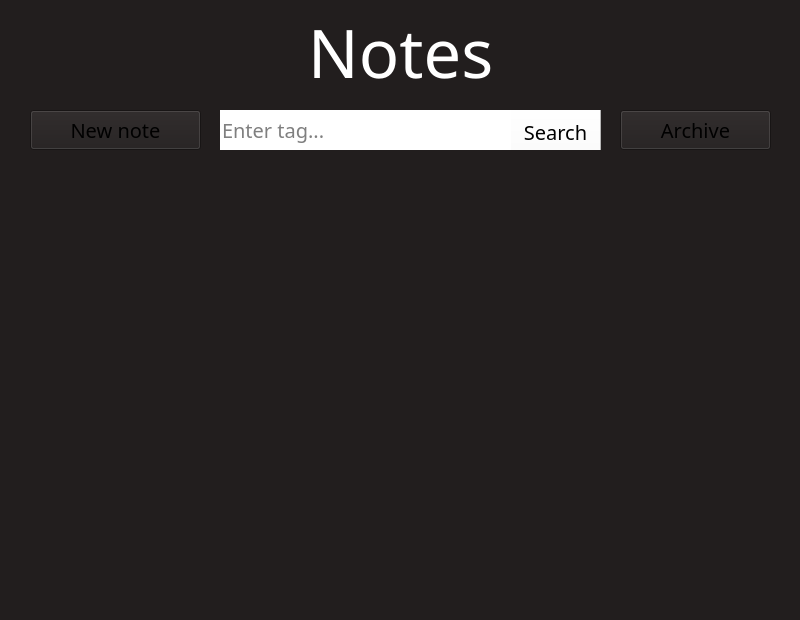
<?xml version="1.0" encoding="UTF-8"?>
<ui version="4.0">
 <class>MenuWindow</class>
 <widget class="QMainWindow" name="MenuWindow">
  <property name="geometry">
   <rect>
    <x>0</x>
    <y>0</y>
    <width>800</width>
    <height>620</height>
   </rect>
  </property>
  <property name="minimumSize">
   <size>
    <width>800</width>
    <height>620</height>
   </size>
  </property>
  <property name="maximumSize">
   <size>
    <width>800</width>
    <height>620</height>
   </size>
  </property>
  <property name="font">
   <font>
    <pointsize>8</pointsize>
   </font>
  </property>
  <property name="windowTitle">
   <string>Notes</string>
  </property>
  <property name="styleSheet">
   <string notr="true">background-color: rgba(34, 30, 30, 1);
	

</string>
  </property>
  <widget class="QWidget" name="centralwidget">
   <property name="styleSheet">
    <string notr="true">
QScrollBar:vertical {
	border: none;
    background: rgb(45, 45, 68);
    width: 14px;
    margin: 15px 0 15px 0;
	border-radius: 0px;
 }

/*  HANDLE BAR VERTICAL */
QScrollBar::handle:vertical {	
	background-color: rgb(80, 80, 122);
	min-height: 30px;
	border-radius: 7px;
}
QScrollBar::handle:vertical:hover{	
	background-color: rgba(79, 115, 207, 1);
}
QScrollBar::handle:vertical:pressed {	
	background-color:rgba(79, 115, 207, 0.7);
}

/* BTN TOP - SCROLLBAR */
QScrollBar::sub-line:vertical {
	border: none;
	background-color: rgb(59, 59, 90);
	height: 15px;
	border-top-left-radius: 7px;
	border-top-right-radius: 7px;
	subcontrol-position: top;
	subcontrol-origin: margin;
}
QScrollBar::sub-line:vertical:hover {	
	background-color: rgba(79, 115, 207, 1);
}
QScrollBar::sub-line:vertical:pressed {	
	background-color: rgba(79, 115, 207, 0.7);
}

/* BTN BOTTOM - SCROLLBAR */
QScrollBar::add-line:vertical {
	border: none;
	background-color: rgb(59, 59, 90);
	height: 15px;
	border-bottom-left-radius: 7px;
	border-bottom-right-radius: 7px;
	subcontrol-position: bottom;
	subcontrol-origin: margin;
}
QScrollBar::add-line:vertical:hover {	
	background-color: rgba(79, 115, 207, 1);
}
QScrollBar::add-line:vertical:pressed {	
	background-color: rgba(79, 115, 207, 0.7);
}

/* RESET ARROW */
QScrollBar::up-arrow:vertical, QScrollBar::down-arrow:vertical {
	background: none;
}
QScrollBar::add-page:vertical, QScrollBar::sub-page:vertical {
	background: none;
}


QScrollBar:horizontal {
	border: none;
    background: rgb(45, 45, 68);
    height: 14px;
    margin: 0 15px 0 15px;
	border-radius: 0px;
 }

/*  HANDLE BAR VERTICAL */
QScrollBar::handle:horizontal {	
	background-color: rgb(80, 80, 122);
	min-width: 30px;
	border-radius: 7px;
}
QScrollBar::handle:horizontal:hover{	
	background-color: rgba(79, 115, 207, 1);
}
QScrollBar::handle:horizontal:pressed {	
	background-color:rgba(79, 115, 207, 0.7);
}

/* BTN TOP - SCROLLBAR */
QScrollBar::sub-line:horizontal {
	border: none;
	background-color: rgb(59, 59, 90);
	width: 15px;
	border-top-left-radius: 7px;
	border-bottom-left-radius: 7px;
	subcontrol-position: left;
	subcontrol-origin: margin;
}
QScrollBar::sub-line:horizontal:hover {	
	background-color: rgba(79, 115, 207, 1);
}
QScrollBar::sub-line:horizontal:pressed {	
	background-color: rgba(79, 115, 207, 0.7);
}

/* BTN BOTTOM - SCROLLBAR */
QScrollBar::add-line:horizontal {
	border: none;
	background-color: rgb(59, 59, 90);
	width: 15px;
	border-top-right-radius: 7px;
	border-bottom-right-radius: 7px;
	subcontrol-position: right;
	subcontrol-origin: margin;
}
QScrollBar::add-line:horizontal:hover {	
	background-color: rgba(79, 115, 207, 1);
}
QScrollBar::add-line:horizontal:pressed {	
	background-color: rgba(79, 115, 207, 0.7);
}

/* RESET ARROW */
QScrollBar::left-arrow:horizontal, QScrollBar::right-arrow:horizontal {
	background: none;
}
QScrollBar::add-page:horizontal, QScrollBar::sub-page:horizontal {
	background: none;
}</string>
   </property>
   <widget class="QPushButton" name="pushButton">
    <property name="geometry">
     <rect>
      <x>30</x>
      <y>110</y>
      <width>171</width>
      <height>40</height>
     </rect>
    </property>
    <property name="palette">
     <palette>
      <active>
       <colorrole role="WindowText">
        <brush brushstyle="SolidPattern">
         <color alpha="255">
          <red>255</red>
          <green>255</green>
          <blue>255</blue>
         </color>
        </brush>
       </colorrole>
       <colorrole role="Button">
        <brush brushstyle="SolidPattern">
         <color alpha="255">
          <red>79</red>
          <green>115</green>
          <blue>207</blue>
         </color>
        </brush>
       </colorrole>
       <colorrole role="Text">
        <brush brushstyle="SolidPattern">
         <color alpha="255">
          <red>255</red>
          <green>255</green>
          <blue>255</blue>
         </color>
        </brush>
       </colorrole>
       <colorrole role="ButtonText">
        <brush brushstyle="SolidPattern">
         <color alpha="255">
          <red>255</red>
          <green>255</green>
          <blue>255</blue>
         </color>
        </brush>
       </colorrole>
       <colorrole role="Base">
        <brush brushstyle="SolidPattern">
         <color alpha="255">
          <red>79</red>
          <green>115</green>
          <blue>207</blue>
         </color>
        </brush>
       </colorrole>
       <colorrole role="Window">
        <brush brushstyle="SolidPattern">
         <color alpha="255">
          <red>79</red>
          <green>115</green>
          <blue>207</blue>
         </color>
        </brush>
       </colorrole>
       <colorrole role="PlaceholderText">
        <brush brushstyle="NoBrush">
         <color alpha="128">
          <red>255</red>
          <green>255</green>
          <blue>255</blue>
         </color>
        </brush>
       </colorrole>
      </active>
      <inactive>
       <colorrole role="WindowText">
        <brush brushstyle="SolidPattern">
         <color alpha="255">
          <red>0</red>
          <green>0</green>
          <blue>0</blue>
         </color>
        </brush>
       </colorrole>
       <colorrole role="Button">
        <brush brushstyle="SolidPattern">
         <color alpha="255">
          <red>34</red>
          <green>30</green>
          <blue>30</blue>
         </color>
        </brush>
       </colorrole>
       <colorrole role="Text">
        <brush brushstyle="SolidPattern">
         <color alpha="255">
          <red>0</red>
          <green>0</green>
          <blue>0</blue>
         </color>
        </brush>
       </colorrole>
       <colorrole role="ButtonText">
        <brush brushstyle="SolidPattern">
         <color alpha="255">
          <red>0</red>
          <green>0</green>
          <blue>0</blue>
         </color>
        </brush>
       </colorrole>
       <colorrole role="Base">
        <brush brushstyle="SolidPattern">
         <color alpha="255">
          <red>34</red>
          <green>30</green>
          <blue>30</blue>
         </color>
        </brush>
       </colorrole>
       <colorrole role="Window">
        <brush brushstyle="SolidPattern">
         <color alpha="255">
          <red>34</red>
          <green>30</green>
          <blue>30</blue>
         </color>
        </brush>
       </colorrole>
       <colorrole role="PlaceholderText">
        <brush brushstyle="NoBrush">
         <color alpha="128">
          <red>0</red>
          <green>0</green>
          <blue>0</blue>
         </color>
        </brush>
       </colorrole>
      </inactive>
      <disabled>
       <colorrole role="WindowText">
        <brush brushstyle="SolidPattern">
         <color alpha="255">
          <red>120</red>
          <green>120</green>
          <blue>120</blue>
         </color>
        </brush>
       </colorrole>
       <colorrole role="Button">
        <brush brushstyle="SolidPattern">
         <color alpha="255">
          <red>34</red>
          <green>30</green>
          <blue>30</blue>
         </color>
        </brush>
       </colorrole>
       <colorrole role="Text">
        <brush brushstyle="SolidPattern">
         <color alpha="255">
          <red>120</red>
          <green>120</green>
          <blue>120</blue>
         </color>
        </brush>
       </colorrole>
       <colorrole role="ButtonText">
        <brush brushstyle="SolidPattern">
         <color alpha="255">
          <red>120</red>
          <green>120</green>
          <blue>120</blue>
         </color>
        </brush>
       </colorrole>
       <colorrole role="Base">
        <brush brushstyle="SolidPattern">
         <color alpha="255">
          <red>34</red>
          <green>30</green>
          <blue>30</blue>
         </color>
        </brush>
       </colorrole>
       <colorrole role="Window">
        <brush brushstyle="SolidPattern">
         <color alpha="255">
          <red>34</red>
          <green>30</green>
          <blue>30</blue>
         </color>
        </brush>
       </colorrole>
       <colorrole role="PlaceholderText">
        <brush brushstyle="NoBrush">
         <color alpha="128">
          <red>0</red>
          <green>0</green>
          <blue>0</blue>
         </color>
        </brush>
       </colorrole>
      </disabled>
     </palette>
    </property>
    <property name="font">
     <font>
      <family>Proxima Nova</family>
      <pointsize>15</pointsize>
      <weight>50</weight>
      <bold>false</bold>
      <underline>false</underline>
      <strikeout>false</strikeout>
     </font>
    </property>
    <property name="layoutDirection">
     <enum>Qt::LeftToRight</enum>
    </property>
    <property name="styleSheet">
     <string notr="true">:active{
background-color: rgba(79, 115, 207, 1);
color: rgba(255, 255, 255, 1);
border: none;
 }
:hover{
background-color: rgba(79, 115, 180, 1);
color: rgba(255, 255, 255, 1);
border: none;
 }
:pressed{
background-color: rgba(79, 115, 207, 0.7);
color: rgba(255, 255, 255, 1);
border: none;
 }</string>
    </property>
    <property name="text">
     <string>New note</string>
    </property>
   </widget>
   <widget class="QPushButton" name="archiveButton">
    <property name="geometry">
     <rect>
      <x>620</x>
      <y>110</y>
      <width>151</width>
      <height>40</height>
     </rect>
    </property>
    <property name="font">
     <font>
      <family>Proxima Nova</family>
      <pointsize>15</pointsize>
     </font>
    </property>
    <property name="styleSheet">
     <string notr="true">:active{
background-color: rgba(79, 115, 207, 1);
color: rgba(255, 255, 255, 1);
border: none;
 }
:hover{
background-color: rgba(79, 115, 180, 1);
color: rgba(255, 255, 255, 1);
border: none;
 }
:pressed{
background-color: rgba(79, 115, 207, 0.7);
color: rgba(255, 255, 255, 1);
border: none;
 }</string>
    </property>
    <property name="text">
     <string>Archive</string>
    </property>
   </widget>
   <widget class="QFrame" name="frame">
    <property name="geometry">
     <rect>
      <x>220</x>
      <y>110</y>
      <width>381</width>
      <height>40</height>
     </rect>
    </property>
    <property name="styleSheet">
     <string notr="true">background-color:white;
</string>
    </property>
    <property name="frameShape">
     <enum>QFrame::StyledPanel</enum>
    </property>
    <property name="frameShadow">
     <enum>QFrame::Raised</enum>
    </property>
    <widget class="QPushButton" name="pushButton_3">
     <property name="geometry">
      <rect>
       <x>290</x>
       <y>-9</y>
       <width>91</width>
       <height>61</height>
      </rect>
     </property>
     <property name="sizePolicy">
      <sizepolicy hsizetype="Minimum" vsizetype="Fixed">
       <horstretch>0</horstretch>
       <verstretch>0</verstretch>
      </sizepolicy>
     </property>
     <property name="font">
      <font>
       <family>Proxima Nova</family>
       <pointsize>15</pointsize>
      </font>
     </property>
     <property name="styleSheet">
      <string notr="true">:active{
border: none;
background-color: rgba(79, 115, 207, 1);
color: rgba(255, 255, 255, 1);
 }
:hover{
background-color: rgba(79, 115, 180, 1);
color: rgba(255, 255, 255, 1);
border: none;
 }
:pressed{
background-color: rgba(79, 115, 207, 0.7);
color: rgba(255, 255, 255, 1);
border: none;
 }</string>
     </property>
     <property name="text">
      <string>Search</string>
     </property>
    </widget>
    <widget class="QLineEdit" name="taginputfield">
     <property name="geometry">
      <rect>
       <x>0</x>
       <y>0</y>
       <width>291</width>
       <height>40</height>
      </rect>
     </property>
     <property name="font">
      <font>
       <family>Proxima Nova</family>
       <pointsize>15</pointsize>
      </font>
     </property>
     <property name="styleSheet">
      <string notr="true">height:50px;
border:0px;
background-color:white</string>
     </property>
     <property name="placeholderText">
      <string>Enter tag...</string>
     </property>
    </widget>
   </widget>
   <widget class="QWidget" name="horizontalLayoutWidget">
    <property name="geometry">
     <rect>
      <x>0</x>
      <y>0</y>
      <width>801</width>
      <height>104</height>
     </rect>
    </property>
    <layout class="QHBoxLayout" name="horizontalLayout">
     <item>
      <widget class="QLabel" name="label">
       <property name="font">
        <font>
         <family>Proxima Nova Lt</family>
         <pointsize>50</pointsize>
        </font>
       </property>
       <property name="styleSheet">
        <string notr="true">color:rgba(255, 255, 255, 1);</string>
       </property>
       <property name="text">
        <string>Notes</string>
       </property>
       <property name="alignment">
        <set>Qt::AlignCenter</set>
       </property>
      </widget>
     </item>
    </layout>
   </widget>
   <widget class="QScrollArea" name="scrollArea">
    <property name="geometry">
     <rect>
      <x>20</x>
      <y>160</y>
      <width>761</width>
      <height>81</height>
     </rect>
    </property>
    <property name="styleSheet">
     <string notr="true">border:none;</string>
    </property>
    <property name="verticalScrollBarPolicy">
     <enum>Qt::ScrollBarAlwaysOff</enum>
    </property>
    <property name="horizontalScrollBarPolicy">
     <enum>Qt::ScrollBarAsNeeded</enum>
    </property>
    <property name="widgetResizable">
     <bool>true</bool>
    </property>
    <widget class="QWidget" name="scrollAreaWidgetContents">
     <property name="geometry">
      <rect>
       <x>0</x>
       <y>0</y>
       <width>761</width>
       <height>81</height>
      </rect>
     </property>
     <layout class="QHBoxLayout" name="horizontalLayout_2">
      <item>
       <layout class="QHBoxLayout" name="currentTagsLayout">
        <property name="sizeConstraint">
         <enum>QLayout::SetFixedSize</enum>
        </property>
        <item>
         <spacer name="horizontalSpacer">
          <property name="orientation">
           <enum>Qt::Horizontal</enum>
          </property>
          <property name="sizeHint" stdset="0">
           <size>
            <width>40</width>
            <height>20</height>
           </size>
          </property>
         </spacer>
        </item>
       </layout>
      </item>
     </layout>
    </widget>
   </widget>
   <widget class="QScrollArea" name="scrollArea_2">
    <property name="geometry">
     <rect>
      <x>20</x>
      <y>250</y>
      <width>761</width>
      <height>321</height>
     </rect>
    </property>
    <property name="styleSheet">
     <string notr="true">QScrollArea{
border:none;
}
</string>
    </property>
    <property name="verticalScrollBarPolicy">
     <enum>Qt::ScrollBarAsNeeded</enum>
    </property>
    <property name="horizontalScrollBarPolicy">
     <enum>Qt::ScrollBarAlwaysOff</enum>
    </property>
    <property name="widgetResizable">
     <bool>true</bool>
    </property>
    <widget class="QWidget" name="scrollAreaWidgetContents_3">
     <property name="geometry">
      <rect>
       <x>0</x>
       <y>0</y>
       <width>761</width>
       <height>321</height>
      </rect>
     </property>
     <layout class="QVBoxLayout" name="verticalLayout">
      <item>
       <layout class="QGridLayout" name="gridLayout">
        <property name="sizeConstraint">
         <enum>QLayout::SetDefaultConstraint</enum>
        </property>
        <property name="spacing">
         <number>10</number>
        </property>
        <item row="0" column="0">
         <spacer name="verticalSpacer">
          <property name="orientation">
           <enum>Qt::Vertical</enum>
          </property>
          <property name="sizeHint" stdset="0">
           <size>
            <width>20</width>
            <height>40</height>
           </size>
          </property>
         </spacer>
        </item>
       </layout>
      </item>
      <item>
       <spacer name="verticalSpacer_2">
        <property name="orientation">
         <enum>Qt::Vertical</enum>
        </property>
        <property name="sizeHint" stdset="0">
         <size>
          <width>20</width>
          <height>40</height>
         </size>
        </property>
       </spacer>
      </item>
     </layout>
    </widget>
   </widget>
  </widget>
  <widget class="QMenuBar" name="menubar">
   <property name="geometry">
    <rect>
     <x>0</x>
     <y>0</y>
     <width>800</width>
     <height>26</height>
    </rect>
   </property>
  </widget>
  <widget class="QStatusBar" name="statusbar"/>
 </widget>
 <resources/>
 <connections/>
</ui>
